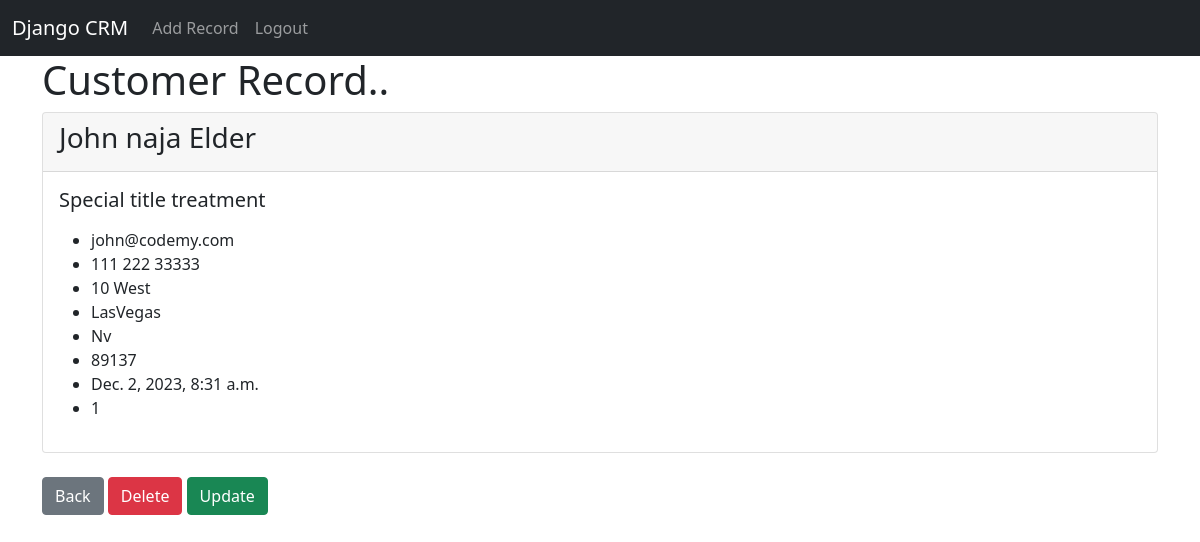
The page /record/1 (signed in) on the database its author committed.
### website/models.py (models this page shows, shortened)
class Record(models.Model):
    created_at = models.DateTimeField(auto_now_add=True)
    first_name = models.CharField(max_length=50)
    last_name = models.CharField(max_length=50)
    email = models.CharField(max_length=100)
    phone = models.CharField(max_length=15)
    address = models.CharField(max_length=100)
    city = models.CharField(max_length=50)
    state = models.CharField(max_length=50)
    zipcode = models.CharField(max_length=20)

### website/views.py (the view)
# urls.py: path('record/<int:pk>', views.customer_record, name='record'),
def customer_record(request, pk):
    if request.user.is_authenticated:
        customer_record = Record.objects.get(id=pk)
        return render(request, 'record.html',{
            'customer_record':customer_record,})
    else:
        messages.success(request,"You Must Be Logged In")
        return redirect('home')

### website/templates/record.html
{% extends 'base.html' %}
{% block content %}
    <h1>Customer Record..</h1>
    <div class="card">
        <div class="card-header">
            <h3>{{ customer_record.first_name }} {{ customer_record.last_name }}</h3>
        </div>
        <div class="card-body">
        <h5 class="card-title">Special title treatment</h5>
        <p class="card-text">
            <ul>
                <li>{{ customer_record.email }}</li>
                <li>{{ customer_record.phone }}</li>
                <li>{{ customer_record.address }}</li>
                <li>{{ customer_record.city }}</li>
                <li>{{ customer_record.state }}</li>
                <li>{{ customer_record.zipcode }}</li>
                <li>{{ customer_record.created_at }}</li>
                <li>{{ customer_record.id }}</li>
            </ul>
        </p>
        </div>
    </div> <br>
    <a href="{% url 'home' %}" class="btn btn-secondary">Back</a>
    <a href="{% url 'delete_record' customer_record.id %}" class="btn btn-danger">Delete</a>
    <a href="{% url 'update_record' customer_record.id %}" class="btn btn-success">Update</a>
{% endblock content %}

### rows shown on the page
Record: first_name "John naja", last_name "Elder", email "john@codemy.com", phone "111 222 33333", address "10 West", city "LasVegas", state "Nv", zipcode "89137", created_at "Dec. 2, 2023, 8:31 a.m.", id "1"
